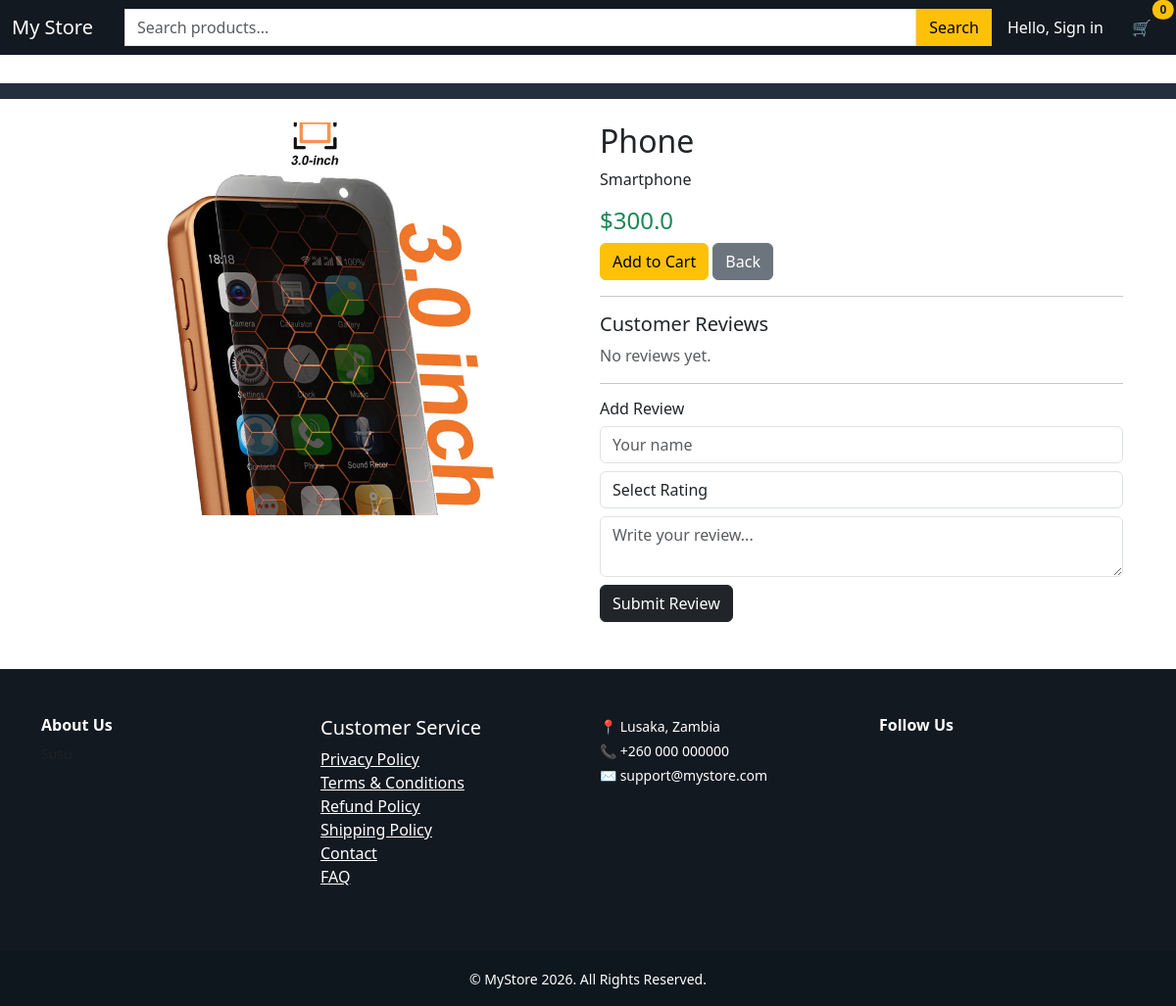
Page /product/1 on the committed database.
### tables this page shows
CREATE TABLE products (
    id INTEGER PRIMARY KEY AUTOINCREMENT,
    name TEXT,
    price REAL,
    description TEXT,
    image TEXT
, category_id INTEGER, stock INTEGER DEFAULT 0, supplier TEXT, supplier_id TEXT, supplier_price REAL, is_hot INTEGER DEFAULT 0, is_featured INTEGER DEFAULT 0, is_new INTEGER DEFAULT 0, featured INTEGER DEFAULT 0, hot INTEGER DEFAULT 0, new_arrival INTEGER DEFAULT 0);

CREATE TABLE settings (
id INTEGER PRIMARY KEY,
store_name TEXT,
store_email TEXT,
store_phone TEXT,
store_address TEXT,
footer_about TEXT,
facebook TEXT,
instagram TEXT,
twitter TEXT,
youtube TEXT,
tiktok TEXT,
whatsapp TEXT,
google_analytics TEXT,
privacy_policy_page TEXT,
terms_page TEXT,
refund_page TEXT,
shipping_page TEXT,
contact_page TEXT,
faq_page TEXT,
logo TEXT
);

### routes/products.py (the view)
@products_bp.route("/product/<int:product_id>")
def product_page(product_id):
    conn = get_db()
    product = conn.execute("SELECT * FROM products WHERE id=?", (product_id,)).fetchone()
    images = conn.execute("SELECT * FROM product_images WHERE product_id=?", (product_id,)).fetchall()
    reviews = conn.execute("SELECT * FROM reviews WHERE product_id=?", (product_id,)).fetchall()
    return render_template("product.html", product=product, images=images, reviews=reviews)

### app.py (called while the page is built)
@app.context_processor
def inject_settings():
    conn = get_db()
    settings = conn.execute(
        "SELECT * FROM settings WHERE id=1"
    ).fetchone()
    return dict(settings=settings)

### models/database.py (called while the page is built)
def get_db():
    if "db" not in g:
        g.db = sqlite3.connect(DATABASE)
        g.db.row_factory = sqlite3.Row
    return g.db

### templates/product.html (shortened to what this page needs)
{% extends "base.html" %}
{% block content %}
<div class="container mt-4">
<div class="row">
<div class="col-md-6">
<div id="productSlider" class="carousel slide">
<div class="carousel-inner">
{% if images %}
{% for img in images %}
<div class="carousel-item {% if loop.first %}active{% endif %}">
<img src="{{ url_for('static', filename='uploads/' + img.image) }}"
class="d-block w-100 rounded">
</div>
{% endfor %}
{% else %}
<div class="carousel-item active">
<img src="{{ url_for('static', filename='uploads/' + product.image) }}"
class="d-block w-100 rounded">
</div>
{% endif %}
</div>
<button class="carousel-control-prev" type="button" data-bs-target="#productSlider" data-bs-slide="prev">
<span class="carousel-control-prev-icon"></span>
</button>
<button class="carousel-control-next" type="button" data-bs-target="#productSlider" data-bs-slide="next">
<span class="carousel-control-next-icon"></span>
</button>
</div>
</div>
<div class="col-md-6">
<h2>{{ product.name }}</h2>
<p>{{ product.description }}</p>
<h4 class="text-success">${{ product.price }}</h4>
<button class="btn btn-warning add-to-cart" data-id="{{ product.id }}">
Add to Cart
</button>
<a href="/" class="btn btn-secondary">Back</a>
<hr>
<h5>Customer Reviews</h5>
{% if reviews|length == 0 %}
<p class="text-muted">No reviews yet.</p>
{% endif %}
<hr>
<h6>Add Review</h6>
<form method="POST" action="/add_review/{{ product.id }}">
<input name="name" class="form-control mb-2" placeholder="Your name" required>
<select name="rating" class="form-control mb-2" required>
<option value="">Select Rating</option>
</select>
<textarea name="comment" class="form-control mb-2" placeholder="Write your review..." required></textarea>
<button class="btn btn-dark">Submit Review</button>
</form>
</div>
</div>
</div>
{% endblock %}

### templates/base.html (shortened to what this page needs)
<!DOCTYPE html>
<html lang="en">
<head>
    <link href="https://cdn.jsdelivr.net/npm/bootstrap@5.3.2/dist/css/bootstrap.min.css" rel="stylesheet">
<link rel="stylesheet" href="https://cdn.jsdelivr.net/npm/bootstrap-icons@1.11.1/font/bootstrap-icons.css">
</head>
<body>
<nav class="navbar navbar-expand-lg navbar-dark fixed-top" style="background:#131921; z-index:1050;">
  <div class="container-fluid">
   <a class="navbar-brand" href="/">
    {% if settings and settings.logo %}
        <img src="{{ url_for('static', filename='uploads/' ~ settings.logo) }}" height="40">
    {% else %}
        My Store
    {% endif %}
</a>
    <form class="d-flex flex-grow-1 mx-3 position-relative" action="/search" method="GET">
<input
class="form-control rounded-0"
type="search"
name="q"
id="search-input"
placeholder="Search products..."
autocomplete="off">
<button class="btn btn-warning rounded-0" type="submit">
Search
</button>
</form>
    <div class="d-flex align-items-center">
      {% if session.get("customer_id") %}
      <div class="dropdown me-3">
        <a class="text-white dropdown-toggle text-decoration-none" href="#" role="button" data-bs-toggle="dropdown">
          Hello, {{ session.get("customer_name") }}
        </a>
        <ul class="dropdown-menu">
          <li><a class="dropdown-item" href="/my_orders">My Orders</a></li>
          <li><a class="dropdown-item" href="/logout">Logout</a></li>
        </ul>
      </div>
      {% else %}
        <a href="/login" class="text-white me-3 text-decoration-none">Hello, Sign in</a>
      {% endif %}
      <button class="btn text-white position-relative" data-bs-toggle="modal" data-bs-target="#cartModal">
        🛒
        <span id="cart-count" class="position-absolute top-0 start-100 translate-middle badge rounded-pill bg-warning text-dark">0</span>
      </button>
    </div>
  </div>
</nav>
<div style="background:#232F3E;">
  <div class="container">
    <ul class="nav py-2 overflow-auto">
    </ul>
  </div>
</div>
<div class="container mt-4">
    {% block content %}{% endblock %}
</div>
<footer class="mt-5 text-white" style="background:#131921;">
  <div class="container py-5">
    <div class="row">
      <div class="col-md-3 mb-4">
        <h6 class="fw-bold">About Us</h6>
        <p class="small text-muted">
        </p>
      </div>
      <div class="col-md-3">
        <h5>Customer Service</h5>
        <ul class="list-unstyled">
          <li>
            <a href="{{ settings.privacy_policy_page or '/page/privacy-policy' }}" class="text-white">
              Privacy Policy
            </a>
          </li>
          <li>
            <a href="{{ settings.terms_page or '/page/terms' }}" class="text-white">
              Terms & Conditions
            </a>
          </li>
          <li>
            <a href="{{ settings.refund_page or '/page/refund-policy' }}" class="text-white">
              Refund Policy
            </a>
          </li>
          <li>
            <a href="{{ settings.shipping_page or '/page/shipping-policy' }}" class="text-white">
              Shipping Policy
            </a>
          </li>
          <li>
            <a href="{{ settings.contact_page or '/page/contact' }}" class="text-white">
              Contact
            </a>
          </li>
          <li>
            <a href="{{ settings.faq_page or '/page/faq' }}" class="text-white">
              FAQ
            </a>
          </li>
        </ul>
      </div>
      <div class="col-md-3">
        <p class="small mb-1">
        📍 {{ settings.store_address or "Lusaka, Zambia" }}
        </p>
        <p class="small mb-1">
        📞 {{ settings.store_phone or "+260 000 000000" }}
        </p>
        <p class="small mb-3">
        ✉ {{ settings.store_email or "support@mystore.com" }}
        </p>
      </div>
      <div class="col-md-3">
        <h6 class="fw-bold">Follow Us</h6>
      </div>
    </div>
  </div>
  <div class="text-center py-3" style="background:#0f171e;">
    <small>
      © {{ settings.store_name or "MyStore" }} 2026. All Rights Reserved.
    </small>
  </div>
</footer>
</body>
</html>

### templates/base.html (style rules this page uses)
body { padding-top: 85px; }

### rows in the picture
products: image (picture), name "Phone", description "Smartphone", price "300.0"
settings: store_address "Lusaka, Zambia", store_phone "+260 000 000000", store_email "support@mystore.com", store_name "MyStore"
